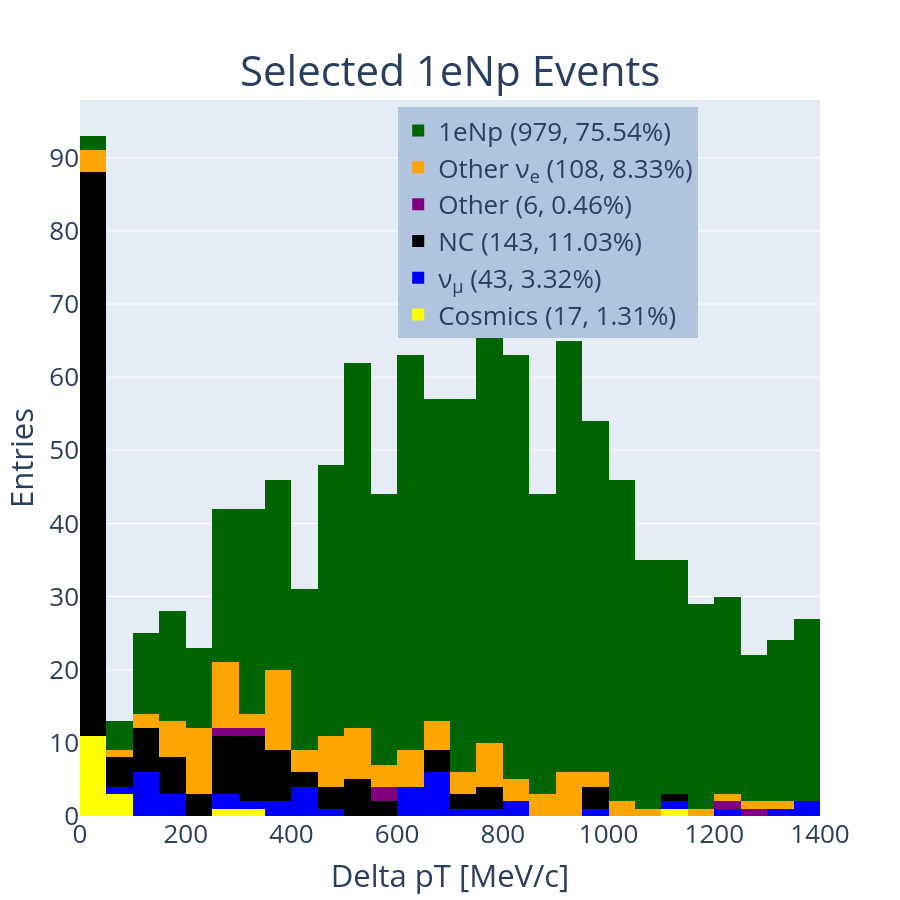
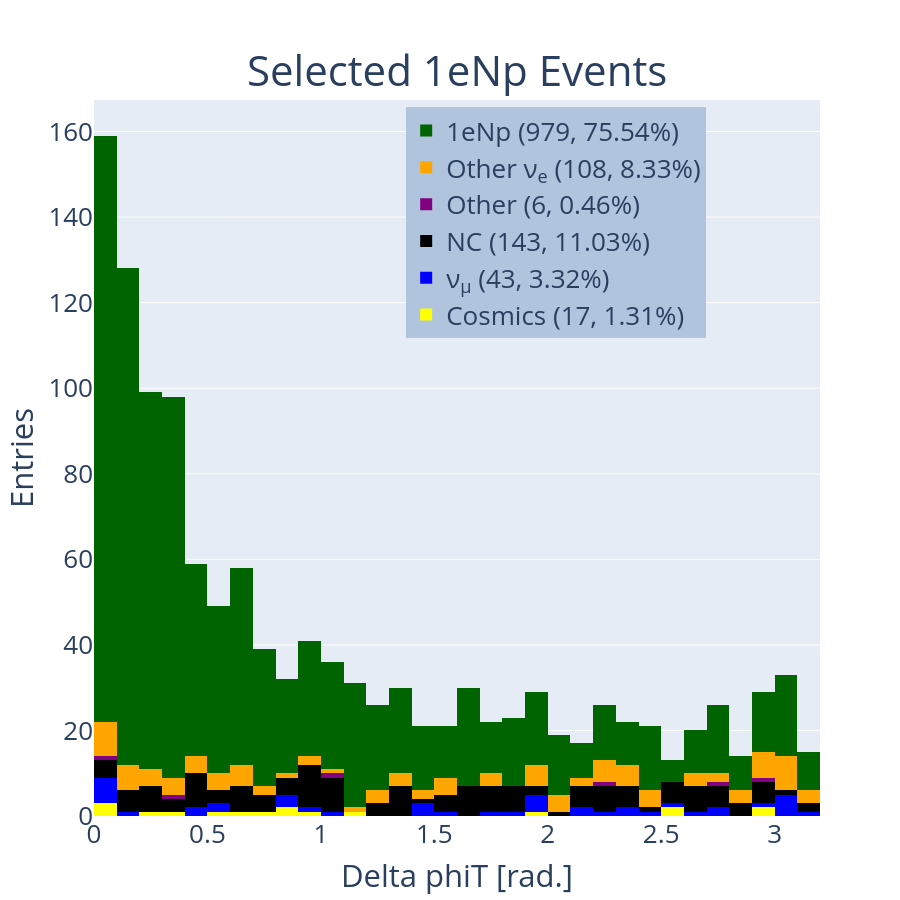
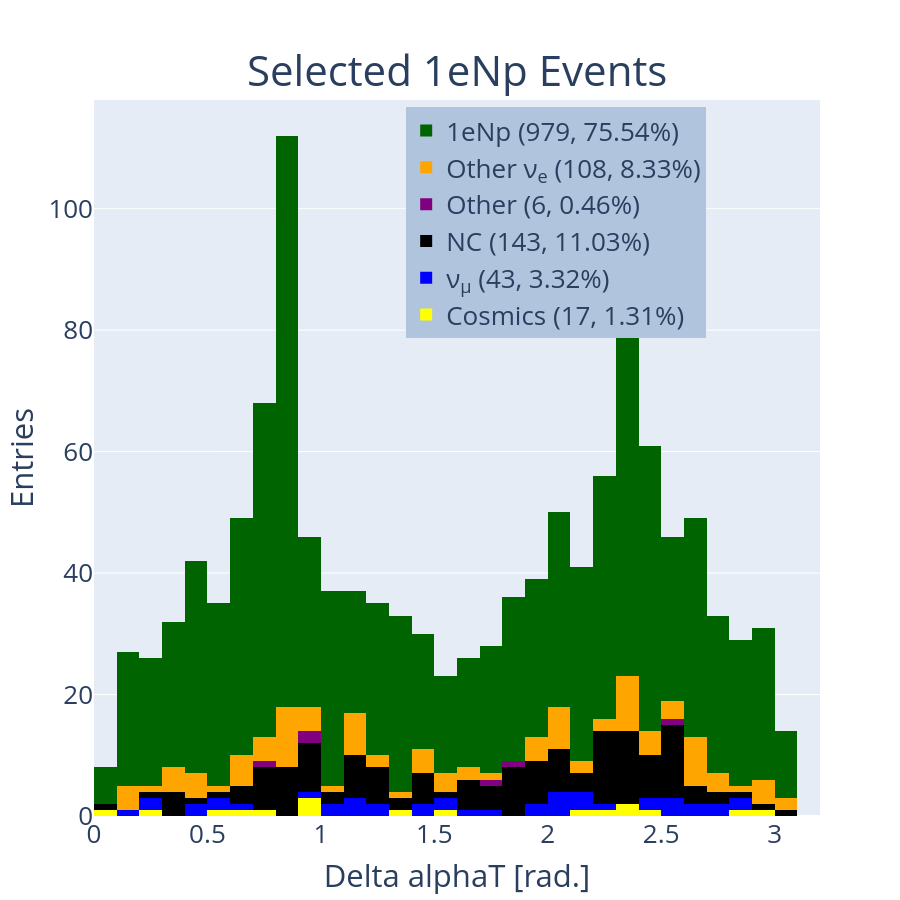
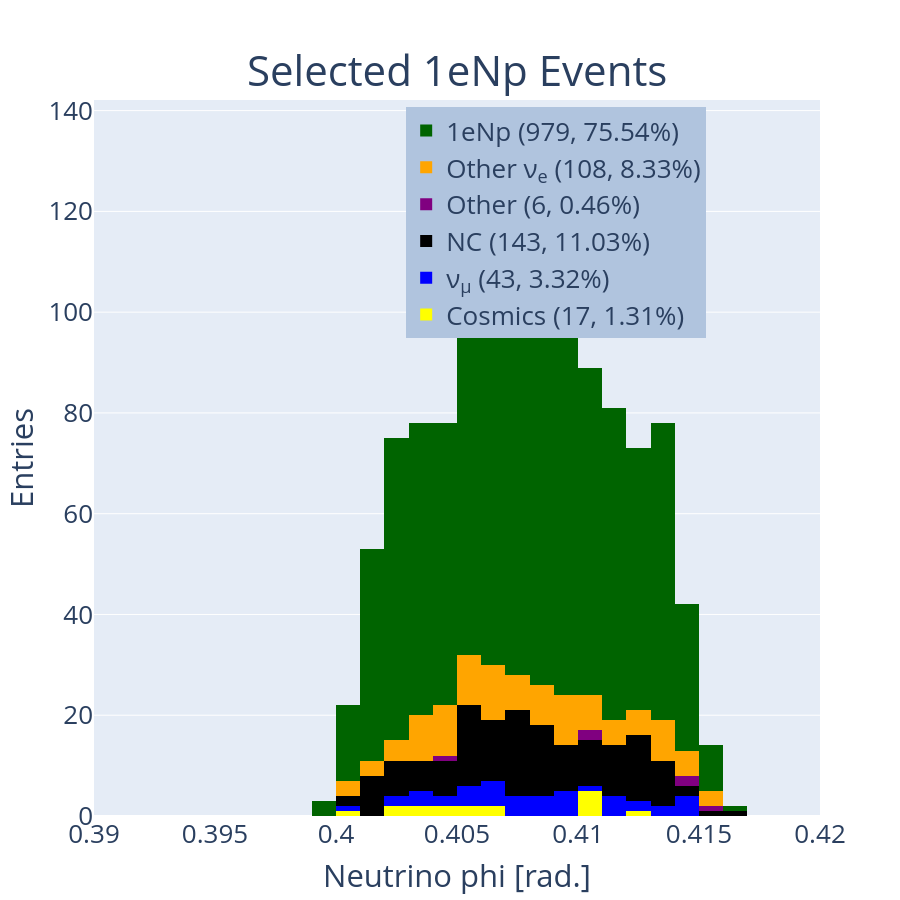

Write notebook code for charts like these, in order.
### Code cell
#hist_1d('reco_nu_energy',[0,5000],[0,5000,250],'Reco Neutrino Energy [MeV]','Selected 1e1p Events','1e1p')
hist_1d('delta_pt_true',[0,1400],[0,10000,50],'Delta pT [MeV/c]','Selected 1eNp Events','1eNp')
hist_1d('delta_phiT_reco',[0,3.2],[0,5,.1],'Delta phiT [rad.]','Selected 1eNp Events','1eNp')
hist_1d('delta_alphaT_reco',[0,3.2],[-10,10,.1],'Delta alphaT [rad.]','Selected 1eNp Events','1eNp')
hist_1d('neutrino_phi_reco',[.39,.42],[0,5,.001],'Neutrino phi [rad.]','Selected 1eNp Events','1eNp')
hist_1d('neutrino_theta_reco',[0.1,0.12],[-10,10,.001],'Neutrino theta [rad.]','Selected 1eNp Events','1eNp')
#hist_1d('reco_nu_energy',[0,5000],[0,5000,100],'Reco Neutrino Energy [MeV]','Selected CC \u03BD<sub>e</sub> Inclusive Events','Nue')

### Figure 1 — Plotly figure (JSON) as saved in the notebook; plotly's stock layout.template omitted (floating-point values rounded to 4 significant figures; data arrays with more than 128 entries replaced by an {"elided": "..."} marker saying what was removed)
{"data": [{"marker": {"color": "yellow"}, "name": "Cosmics (17, 1.31%)", "type": "histogram", "x": [14.43, 9.113, 1116.0, 5.528, 67.17, 12.03, 52.52, 5.055, 88.5, 327.9, 4.847, 20.67, 17.58, 26.28, 12.23, 3.379, 278.1], "xaxis": "x", "xbins": {"end": 10000, "size": 50, "start": 0}, "yaxis": "y"}, {"marker": {"color": "blue"}, "name": "ν<sub>μ</sub> (43, 3.32%)", "type": "histogram", "x": [1106.0, 1351.0, 723.6, 166.3, 173.5, 680.8, 132.1, 775.6, 1225.0, 679.5, 1778.0, 133.7, 616.5, 286.0, 1483.0, 127.8, 116.9, 810.5, 75.56, 696.6, 618.9, 100.9, 699.3, 437.1, 1489.0, 617.0, 695.9, 449.0, 341.0, 404.6, 610.2, 681.7, 376.1, 1341.0, 467.7, 1387.0, 407.6, 821.4, 350.5, 154.3, 116.8, 260.2, 996.5], "xaxis": "x", "xbins": {"end": 10000, "size": 50, "start": 0}, "yaxis": "y"}, {"marker": {"color": "black"}, "name": "NC (143, 11.03%)", "type": "histogram", "x": {"elided": "143 float values"}, "xaxis": "x", "xbins": {"end": 10000, "size": 50, "start": 0}, "yaxis": "y"}, {"marker": {"color": "purple"}, "name": "Other (6, 0.46%)", "type": "histogram", "x": [1229.0, 253.5, 1295.0, 559.1, 300.2, 557.0], "xaxis": "x", "xbins": {"end": 10000, "size": 50, "start": 0}, "yaxis": "y"}, {"marker": {"color": "orange"}, "name": "Other ν<sub>e</sub> (108, 8.33%)", "type": "histogram", "x": [353.3, 832.0, 936.1, 366.9, 373.7, 480.5, 266.7, 260.2, 527.4, 894.1, 210.4, 211.4, 803.1, 24.87, 947.4, 908.8, 817.5, 236.6, 345.8, 266.3, 657.2, 638.9, 299.6, 1419.0, 452.1, 572.0, 562.3, 2033.0, 382.8, 244.7, 279.7, 1786.0, 912.7, 380.1, 615.7, 170.8, 740.0, 362.1, 521.8, 655.7, 448.0, 1792.0, 96.98, 254.3, 514.2, 1694.0, 411.5, 353.7, 384.9, 1030.0, 1221.0, 233.8, 534.5, 478.6, 184.3, 754.7, 1503.0, 212.1, 198.9, 965.6, 735.6, 135.3, 572.7, 1321.0, 771.4, 686.3, 1658.0, 444.8, 154.9, 235.8, 762.2, 364.8, 619.8, 385.5, 769.2, 459.7, 539.8, 1080.0, 305.9, 921.0, 720.5, 858.5, 282.0, 760.0, 236.0, 284.0, 486.0, 1189.0, 496.5, 15.33, 527.0, 1017.0, 467.7, 619.7, 651.1, 10.48, 790.1, 265.6, 873.1, 189.4, 959.2, 109.6, 1252.0, 637.3, 545.1, 940.1, 381.8, 233.6], "xaxis": "x", "xbins": {"end": 10000, "size": 50, "start": 0}, "yaxis": "y"}, {"marker": {"color": "darkgreen"}, "name": "1eNp (979, 75.54%)", "type": "histogram", "x": {"elided": "979 float values"}, "xaxis": "x", "xbins": {"end": 10000, "size": 50, "start": 0}, "yaxis": "y"}], "layout": {"annotations": [{"font": {"size": 46}, "showarrow": false, "text": "<span style='font-size: 42px;'>Selected 1eNp Events", "x": 0.5, "xanchor": "center", "xref": "paper", "y": 1, "yanchor": "bottom", "yref": "paper"}], "barmode": "stack", "font": {"size": 26}, "height": 900, "legend": {"bgcolor": "LightSteelBlue", "bordercolor": "Black", "x": 0.43, "xanchor": "left", "y": 0.99, "yanchor": "top"}, "showlegend": true, "width": 900, "xaxis": {"anchor": "y", "domain": [0, 1], "range": [0, 1400], "title": {"text": "Delta pT [MeV/c]"}}, "yaxis": {"anchor": "x", "domain": [0, 1], "title": {"text": "Entries"}}}}

### Figure 2 — Plotly figure (JSON) as saved in the notebook; plotly's stock layout.template omitted (floating-point values rounded to 4 significant figures; data arrays with more than 128 entries replaced by an {"elided": "..."} marker saying what was removed)
{"data": [{"marker": {"color": "yellow"}, "name": "Cosmics (17, 1.31%)", "type": "histogram", "x": [2.919, 0.02079, 0.5242, 0.9564, 0.3734, 0.06204, 2.93, 2.575, 0.6729, 0.8729, 2.545, 0.8426, 0.2884, 0.7248, 1.13, 0.04574, 1.942], "xaxis": "x", "xbins": {"end": 5, "size": 0.1, "start": 0}, "yaxis": "y"}, {"marker": {"color": "blue"}, "name": "ν<sub>μ</sub> (43, 3.32%)", "type": "histogram", "x": [0.8175, 0.06976, 0.003475, 1.952, 0.02496, 0.8796, 1.997, 3.051, 0.5654, 0.01658, 2.522, 3.084, 0.8996, 1.443, 0.06761, 1.449, 1.028, 0.5154, 0.4606, 1.552, 0.1416, 0.06856, 1.906, 2.397, 2.21, 2.344, 0.9622, 1.493, 3.04, 0.402, 1.803, 2.14, 2.741, 2.417, 2.647, 3.069, 1.924, 2.908, 1.759, 2.721, 3.121, 2.177, 3.052], "xaxis": "x", "xbins": {"end": 5, "size": 0.1, "start": 0}, "yaxis": "y"}, {"marker": {"color": "black"}, "name": "NC (143, 11.03%)", "type": "histogram", "x": {"elided": "143 float values"}, "xaxis": "x", "xbins": {"end": 5, "size": 0.1, "start": 0}, "yaxis": "y"}, {"marker": {"color": "purple"}, "name": "Other (6, 0.46%)", "type": "histogram", "x": [0.3564, 2.267, 2.726, 0.04395, 1.096, 2.99], "xaxis": "x", "xbins": {"end": 5, "size": 0.1, "start": 0}, "yaxis": "y"}, {"marker": {"color": "orange"}, "name": "Other ν<sub>e</sub> (108, 8.33%)", "type": "histogram", "x": [2.996, 1.506, 2.221, 3.056, 0.01226, 3.06, 2.339, 1.797, 2.32, 0.5237, 0.2575, 2.9, 1.728, 2.327, 0.6009, 0.6891, 1.753, 0.7199, 3.007, 1.586, 1.311, 1.353, 2.837, 0.4993, 1.543, 0.1883, 2.92, 0.646, 2.111, 3.017, 2.053, 0.1109, 1.974, 2.633, 0.02214, 1.997, 0.09992, 2.009, 2.941, 2.419, 2.486, 1.524, 0.6601, 0.1661, 2.088, 0.2769, 0.7613, 2.249, 0.9387, 2.693, 2.931, 2.457, 3.081, 0.294, 0.3482, null, 0.2305, 2.247, 1.472, 3.089, 1.386, 2.345, 2.81, 0.08916, 0.9634, 2.753, 0.09513, 3.066, 0.3801, 2.251, 2.956, 0.06917, 1.224, 2.285, 0.5268, 3.119, 2.112, 0.1705, 1.417, 0.4278, 0.0438, 1.074, 1.247, 2.337, 2.606, 3.14, 3.129, 0.1048, 1.93, 0.4917, 0.3484, 2.406, 1.901, 2.094, 0.4949, 1.951, 0.0912, 3.034, 0.6001, 2.792, 0.1442, 1.251, 0.8335, 2.956, 1.166, 0.5719, 0.5109, 0.3301], "xaxis": "x", "xbins": {"end": 5, "size": 0.1, "start": 0}, "yaxis": "y"}, {"marker": {"color": "darkgreen"}, "name": "1eNp (979, 75.54%)", "type": "histogram", "x": {"elided": "979 float values"}, "xaxis": "x", "xbins": {"end": 5, "size": 0.1, "start": 0}, "yaxis": "y"}], "layout": {"annotations": [{"font": {"size": 46}, "showarrow": false, "text": "<span style='font-size: 42px;'>Selected 1eNp Events", "x": 0.5, "xanchor": "center", "xref": "paper", "y": 1, "yanchor": "bottom", "yref": "paper"}], "barmode": "stack", "font": {"size": 26}, "height": 900, "legend": {"bgcolor": "LightSteelBlue", "bordercolor": "Black", "x": 0.43, "xanchor": "left", "y": 0.99, "yanchor": "top"}, "showlegend": true, "width": 900, "xaxis": {"anchor": "y", "domain": [0, 1], "range": [0, 3.2], "title": {"text": "Delta phiT [rad.]"}}, "yaxis": {"anchor": "x", "domain": [0, 1], "title": {"text": "Entries"}}}}

### Figure 3 — Plotly figure (JSON) as saved in the notebook; plotly's stock layout.template omitted (floating-point values rounded to 4 significant figures; data arrays with more than 128 entries replaced by an {"elided": "..."} marker saying what was removed)
{"data": [{"marker": {"color": "yellow"}, "name": "Cosmics (17, 1.31%)", "type": "histogram", "x": [2.346, 2.364, 0.6745, 0.9331, 0.7945, 2.285, 0.9037, 2.164, 2.862, 0.9058, 2.461, 0.2153, 0.08185, 0.5782, 1.371, 2.981, 1.529], "xaxis": "x", "xbins": {"end": 10, "size": 0.1, "start": -10}, "yaxis": "y"}, {"marker": {"color": "blue"}, "name": "ν<sub>μ</sub> (43, 3.32%)", "type": "histogram", "x": [0.9585, 0.1119, 0.6007, 1.464, 2.654, 2.105, 2.567, 2.436, 2.064, 1.186, 2.438, 2.082, 1.071, 1.172, 1.716, 1.961, 2.766, 2.225, 0.4064, 1.001, 0.5449, 0.2945, 2.152, 1.454, 2.01, 1.591, 2.72, 1.661, 0.2773, 1.228, 1.572, 1.239, 2.633, 2.148, 0.5907, 1.923, 2.063, 2.83, 2.576, 1.188, 2.512, 0.4252, 2.883], "xaxis": "x", "xbins": {"end": 10, "size": 0.1, "start": -10}, "yaxis": "y"}, {"marker": {"color": "black"}, "name": "NC (143, 11.03%)", "type": "histogram", "x": {"elided": "143 float values"}, "xaxis": "x", "xbins": {"end": 10, "size": 0.1, "start": -10}, "yaxis": "y"}, {"marker": {"color": "purple"}, "name": "Other (6, 0.46%)", "type": "histogram", "x": [0.7098, 2.505, 1.709, 1.831, 0.9083, 0.9078], "xaxis": "x", "xbins": {"end": 10, "size": 0.1, "start": -10}, "yaxis": "y"}, {"marker": {"color": "orange"}, "name": "Other ν<sub>e</sub> (108, 8.33%)", "type": "histogram", "x": [2.438, 0.6145, 1.713, 2.321, 2.394, 1.483, 2.033, 0.6202, 0.3107, 0.4406, 0.7019, 0.8389, 0.6486, 0.9369, 2.276, 0.8308, 1.014, 1.181, 0.3192, 0.6057, 0.7277, 0.2183, 2.948, 2.044, 2.641, 0.174, 1.593, 0.3376, 1.595, 0.7187, 1.435, 2.384, 0.8049, 0.8215, 1.172, 0.7972, 2.908, 1.227, 2.367, 0.9315, 3.04, 2.309, 2.128, 1.919, 0.4875, 1.137, 2.712, 1.606, 1.977, 0.3507, 1.234, 2.691, 2.483, 0.8328, 2.921, null, 2.578, 1.137, 2.117, 0.1224, 1.903, 2.507, 2.027, 2.735, 2.605, 0.5117, 2.859, 1.958, 2.035, 1.115, 2.365, 0.8159, 2.064, 1.423, 2.296, 2.49, 2.434, 1.191, 1.517, 0.64, 0.4557, 0.8567, 1.125, 2.611, 0.1639, 0.814, 2.793, 0.863, 2.043, 2.678, 0.9387, 1.392, 2.608, 2.014, 2.961, 1.411, 2.545, 2.334, 0.9914, 0.4933, 2.639, 0.1165, 0.8774, 2.613, 1.685, 2.301, 2.35, 3.031], "xaxis": "x", "xbins": {"end": 10, "size": 0.1, "start": -10}, "yaxis": "y"}, {"marker": {"color": "darkgreen"}, "name": "1eNp (979, 75.54%)", "type": "histogram", "x": {"elided": "979 float values"}, "xaxis": "x", "xbins": {"end": 10, "size": 0.1, "start": -10}, "yaxis": "y"}], "layout": {"annotations": [{"font": {"size": 46}, "showarrow": false, "text": "<span style='font-size: 42px;'>Selected 1eNp Events", "x": 0.5, "xanchor": "center", "xref": "paper", "y": 1, "yanchor": "bottom", "yref": "paper"}], "barmode": "stack", "font": {"size": 26}, "height": 900, "legend": {"bgcolor": "LightSteelBlue", "bordercolor": "Black", "x": 0.43, "xanchor": "left", "y": 0.99, "yanchor": "top"}, "showlegend": true, "width": 900, "xaxis": {"anchor": "y", "domain": [0, 1], "range": [0, 3.2], "title": {"text": "Delta alphaT [rad.]"}}, "yaxis": {"anchor": "x", "domain": [0, 1], "title": {"text": "Entries"}}}}

### Figure 4 — Plotly figure (JSON) as saved in the notebook; plotly's stock layout.template omitted (floating-point values rounded to 4 significant figures; data arrays with more than 128 entries replaced by an {"elided": "..."} marker saying what was removed)
{"data": [{"marker": {"color": "yellow"}, "name": "Cosmics (17, 1.31%)", "type": "histogram", "x": [0.4108, 0.4041, 0.4054, 0.4062, 0.4109, 0.401, 0.4061, 0.4024, 0.4101, 0.411, 0.4053, 0.4042, 0.4032, 0.4107, 0.402, 0.4038, 0.4123], "xaxis": "x", "xbins": {"end": 5, "size": 0.001, "start": 0}, "yaxis": "y"}, {"marker": {"color": "blue"}, "name": "ν<sub>μ</sub> (43, 3.32%)", "type": "histogram", "x": [0.4096, 0.4129, 0.4039, 0.404, 0.412, 0.4129, 0.4094, 0.405, 0.4147, 0.4142, 0.4136, 0.4085, 0.4097, 0.4071, 0.4071, 0.4139, 0.4022, 0.4069, 0.4052, 0.4088, 0.4116, 0.4087, 0.409, 0.4036, 0.4078, 0.4036, 0.4055, 0.4116, 0.4096, 0.4064, 0.4053, 0.4147, 0.4103, 0.4111, 0.4068, 0.4083, 0.4064, 0.4069, 0.4009, 0.4142, 0.4027, 0.4075, 0.4053], "xaxis": "x", "xbins": {"end": 5, "size": 0.001, "start": 0}, "yaxis": "y"}, {"marker": {"color": "black"}, "name": "NC (143, 11.03%)", "type": "histogram", "x": {"elided": "143 float values"}, "xaxis": "x", "xbins": {"end": 5, "size": 0.001, "start": 0}, "yaxis": "y"}, {"marker": {"color": "purple"}, "name": "Other (6, 0.46%)", "type": "histogram", "x": [0.4044, 0.4159, 0.4106, 0.4143, 0.4102, 0.4145], "xaxis": "x", "xbins": {"end": 5, "size": 0.001, "start": 0}, "yaxis": "y"}, {"marker": {"color": "orange"}, "name": "Other ν<sub>e</sub> (108, 8.33%)", "type": "histogram", "x": [0.4067, 0.4134, 0.403, 0.4096, 0.4025, 0.407, 0.4087, 0.4046, 0.4113, 0.4057, 0.4145, 0.4106, 0.4093, 0.4079, 0.4021, 0.4034, 0.4047, 0.4075, 0.4088, 0.4096, 0.4085, 0.4126, 0.412, 0.4056, 0.4011, 0.4064, 0.4061, 0.4049, 0.4094, 0.4087, 0.4002, 0.405, 0.4, 0.4064, 0.4077, 0.4102, 0.4075, 0.4092, 0.4119, 0.4031, 0.4023, 0.4011, 0.4058, 0.4151, 0.4045, 0.4063, 0.4124, 0.4135, 0.4042, 0.4124, 0.404, 0.4081, 0.4098, 0.4132, 0.4094, 0.4153, 0.4083, 0.4069, 0.4113, 0.4138, 0.4041, 0.4141, 0.4102, 0.4059, 0.4082, 0.4073, 0.406, 0.4099, 0.4053, 0.4052, 0.4057, 0.4102, 0.4115, 0.4143, 0.4033, 0.4154, 0.4065, 0.4063, 0.4047, 0.4091, 0.4059, 0.4104, 0.414, 0.4129, 0.4029, 0.407, 0.4033, 0.4133, 0.4091, 0.4038, 0.4067, 0.4006, 0.4038, 0.4138, 0.4039, 0.405, 0.4108, 0.4046, 0.4115, 0.4067, 0.4018, 0.4058, 0.413, 0.4149, 0.4135, 0.4084, 0.4108, 0.403], "xaxis": "x", "xbins": {"end": 5, "size": 0.001, "start": 0}, "yaxis": "y"}, {"marker": {"color": "darkgreen"}, "name": "1eNp (979, 75.54%)", "type": "histogram", "x": {"elided": "979 float values"}, "xaxis": "x", "xbins": {"end": 5, "size": 0.001, "start": 0}, "yaxis": "y"}], "layout": {"annotations": [{"font": {"size": 46}, "showarrow": false, "text": "<span style='font-size: 42px;'>Selected 1eNp Events", "x": 0.5, "xanchor": "center", "xref": "paper", "y": 1, "yanchor": "bottom", "yref": "paper"}], "barmode": "stack", "font": {"size": 26}, "height": 900, "legend": {"bgcolor": "LightSteelBlue", "bordercolor": "Black", "x": 0.43, "xanchor": "left", "y": 0.99, "yanchor": "top"}, "showlegend": true, "width": 900, "xaxis": {"anchor": "y", "domain": [0, 1], "range": [0.39, 0.42], "title": {"text": "Neutrino phi [rad.]"}}, "yaxis": {"anchor": "x", "domain": [0, 1], "title": {"text": "Entries"}}}}
